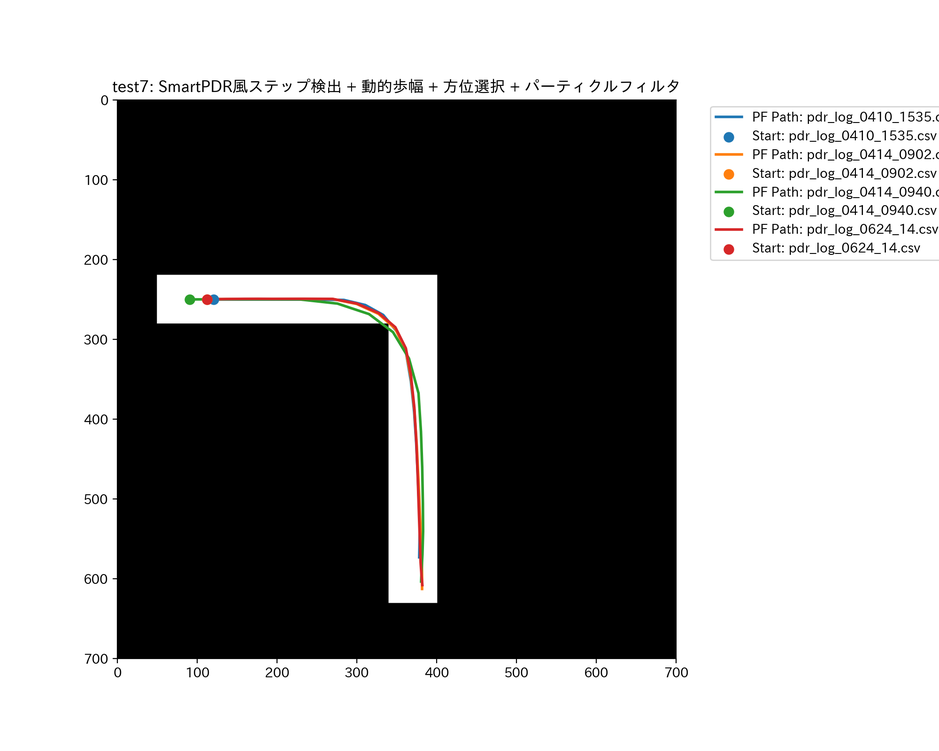
#> input picture L.png, 939 x 751 px, shrunk from 2000 x 1600 before the run; its folder holds only this picture in this run
$ python -i map_processing.py   (imports and definitions only)
#> lines starting #> are read from the running program, lines starting #| are printed output that depends on the picture; after the words box and inside, x2 and y2 are one past the last pixel; in counts of white or black regions, pixels touching at a corner belong together
"""地図画像の前処理・2値化に関する共通処理。

出力規則:
    255 (白) = 通路
      0 (黒) = 壁・部屋・地図外などの通行不可領域
"""
from __future__ import annotations

from dataclasses import dataclass
from pathlib import Path
from typing import Optional, Sequence, Tuple

import numpy as np
from PIL import Image
from scipy import ndimage

try:
    import cv2
except ImportError:  # pragma: no cover
    cv2 = None


@dataclass
class BinarizeResult:
    gray: np.ndarray
    ink_mask: np.ndarray
    wall_mask: np.ndarray
    passage_mask: np.ndarray
    binary: np.ndarray
    crop: Tuple[int, int, int, int]
    start_local: Tuple[int, int]


# [26 lines left out: functions parse_xy, parse_crop, not called in this run]


def load_gray(path: str | Path) -> np.ndarray:
    return np.asarray(Image.open(path).convert('L'))


def remove_small_components(mask: np.ndarray, min_area: int) -> np.ndarray:
    if min_area <= 1:
        return mask.astype(bool)
    labels, number = ndimage.label(mask)
    if number == 0:
        return mask.astype(bool)
    sizes = np.asarray(ndimage.sum(mask, labels, np.arange(1, number + 1)))
    valid = np.flatnonzero(sizes >= min_area) + 1
    return np.isin(labels, valid)


# [78 lines left out: functions select_indoor_free_space, keep_component_at, not called in this run]


def _line_kernel(length: int, horizontal: bool) -> np.ndarray:
    length = max(3, int(length))
    return np.ones((1, length) if horizontal else (length, 1), np.uint8)


def extract_floorplan_walls(
    gray: np.ndarray,
    threshold: int = 190,
    line_length: int = 12,
    min_wall_area: int = 35,
    wall_radius: int = 1,
    gap_close: int = 5,
) -> tuple[np.ndarray, np.ndarray]:
    """文字や寸法数字を抑え、水平・垂直の構造線を壁候補として抽出する。"""
#> called with threshold = 190, line_length = 12, min_wall_area = 35, wall_radius = 1, gap_close = 5
    ink = gray <= int(threshold)
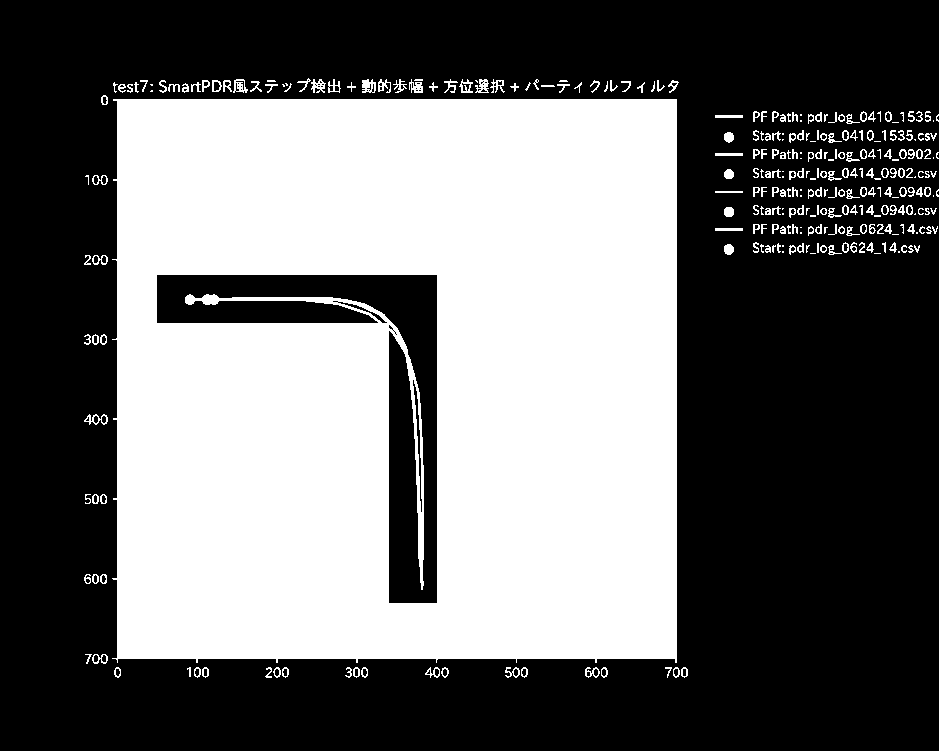
#> ink: shape (751, 939) bool; 42.5% white; 299 white regions (77 under 20 px), largest, box (x1, y1, x2, y2) and area: (112, 99, 677, 663) 289524, (362, 79, 376, 93) 140, (233, 79, 248, 93) 120

    if cv2 is not None:
        ink_u8 = (ink.astype(np.uint8) * 255)
        horizontal = cv2.morphologyEx(
            ink_u8, cv2.MORPH_OPEN, _line_kernel(line_length, True)
        ) > 0
#> horizontal: shape (751, 939) bool; 40.9% white; 22 white regions (10 under 20 px), largest, box (x1, y1, x2, y2) and area: (113, 99, 678, 659) 286795, (186, 295, 372, 307) 850, (716, 115, 744, 118) 84
        vertical = cv2.morphologyEx(
            ink_u8, cv2.MORPH_OPEN, _line_kernel(line_length, False)
        ) > 0
#> vertical: shape (751, 939) bool; 40.9% white; 18 white regions (11 under 20 px), largest, box (x1, y1, x2, y2) and area: (117, 100, 677, 664) 286791, (397, 329, 424, 591) 1407, (313, 80, 315, 94) 28
        walls = horizontal | vertical
#> walls: shape (751, 939) bool; 41.4% white; 28 white regions (9 under 20 px), largest, box (x1, y1, x2, y2) and area: (113, 99, 678, 664) 288572, (397, 329, 424, 591) 1407, (186, 295, 372, 307) 850
    else:
        horizontal = ndimage.binary_opening(ink, np.ones((1, line_length), bool))
        vertical = ndimage.binary_opening(ink, np.ones((line_length, 1), bool))
        walls = horizontal | vertical

    # 抽出線に接している元のインクだけ少し戻し、細い構造線を復元する。
    support = ndimage.binary_dilation(walls, np.ones((3, 3), bool), iterations=1)
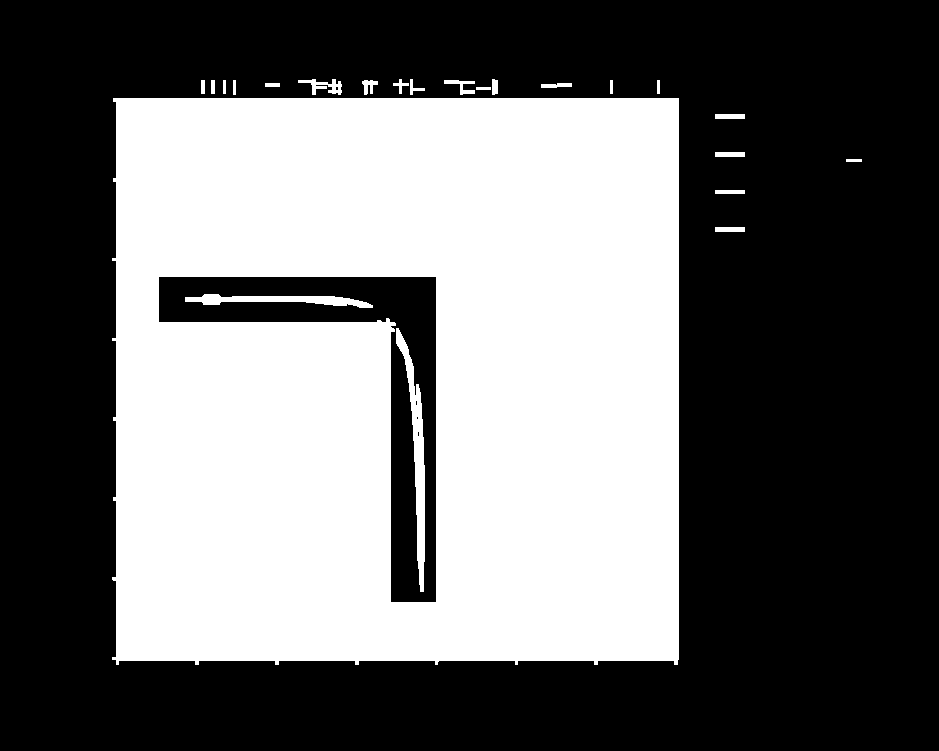
#> support: shape (751, 939) bool; 42.2% white; 23 white regions, largest, box (x1, y1, x2, y2) and area: (112, 98, 679, 665) 292178, (396, 328, 425, 592) 2213, (185, 294, 373, 308) 1276
    walls |= ink & support
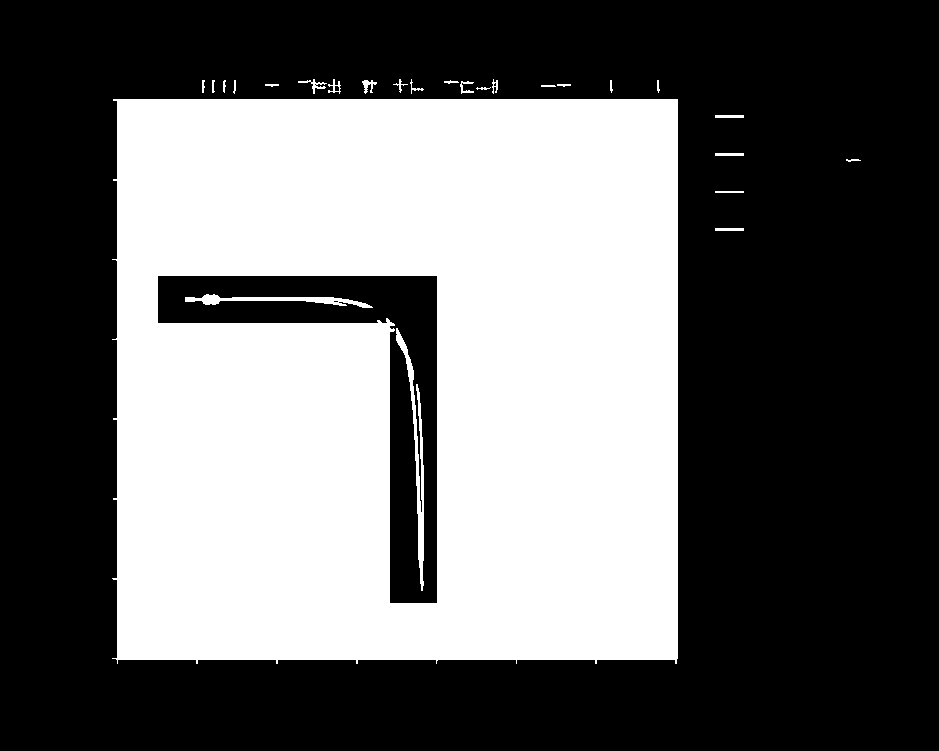
#> walls: shape (751, 939) bool; 41.4% white; 26 white regions, largest, box (x1, y1, x2, y2) and area: (112, 99, 678, 664) 288618, (396, 328, 424, 591) 1473, (185, 294, 373, 308) 923
    walls = remove_small_components(walls, min_wall_area)
#> in remove_small_components, `labels, number = ndimage.label(mask)`:
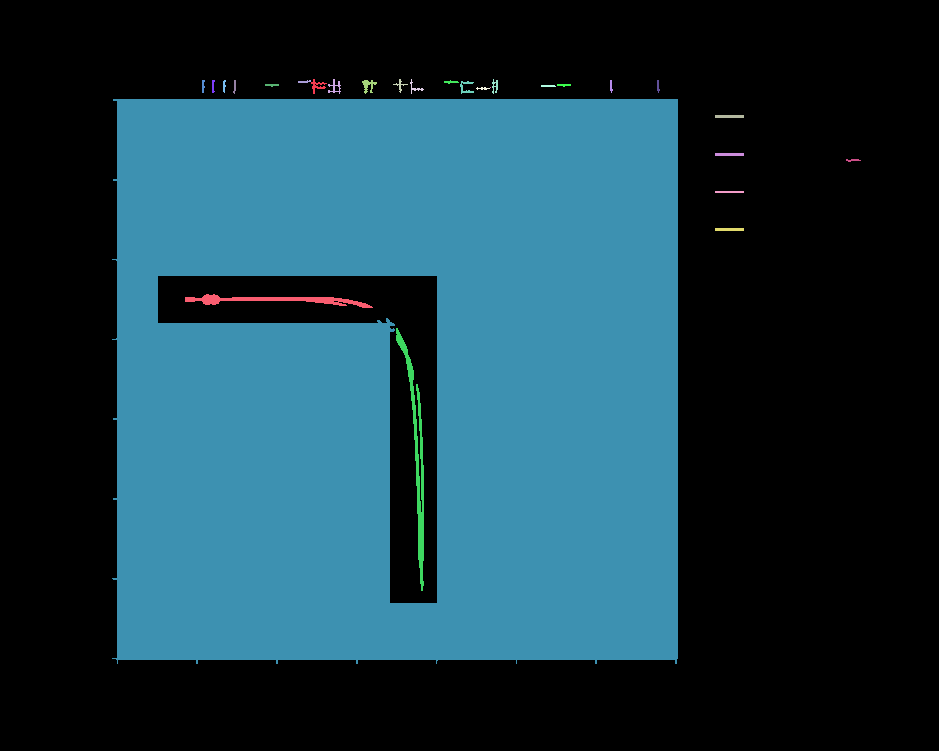
#> labels: shape (751, 939) int32; 29 distinct labels, from 0 to 28; one colour per label, 0 black
#> in remove_small_components, `labels, number = ndimage.label(mask)`: number = 28
#> in remove_small_components, `sizes = np.asarray(ndimage.sum(mask, labels, np.arange(1, number + 1)))`: sizes = 28 values, max 288618 at index 20, min 1 at index 19, mean 10434.7
#> in remove_small_components, `valid = np.flatnonzero(sizes >= min_area) + 1`: valid = [1, 2, 3, 4, 5, 11, 15, 21, 22, 23, 25, 26, 27, 28]

    # 壁の小さな欠けを閉じる。長すぎるclosingは廊下自体を塞ぐため控えめにする。
    if gap_close > 0:
        g = int(gap_close)
        walls |= ndimage.binary_closing(walls, np.ones((1, g), bool))
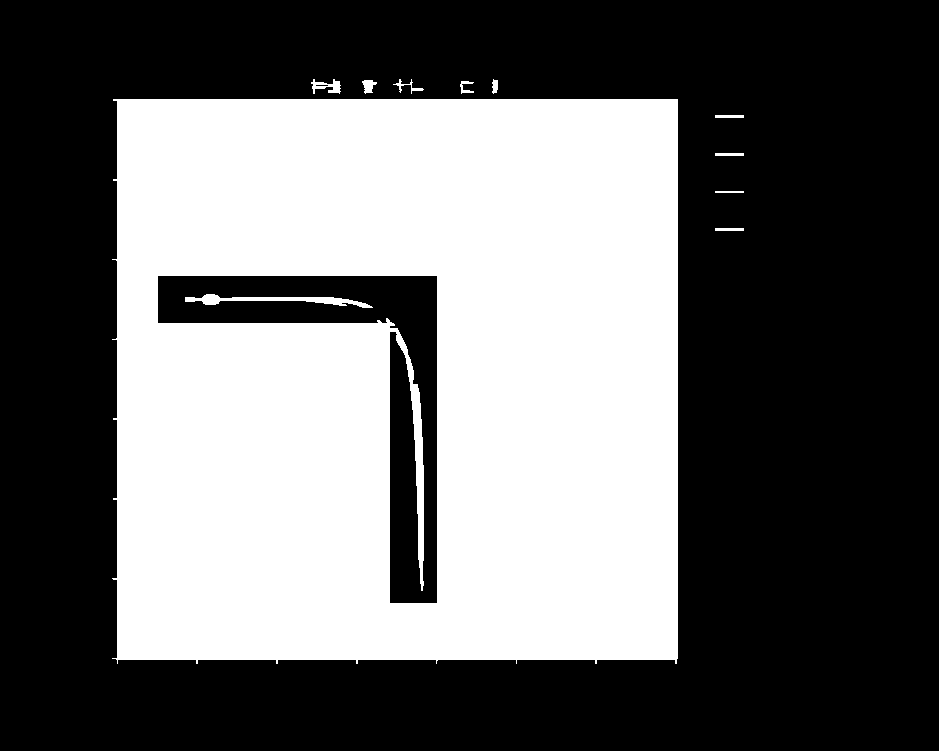
#> walls: shape (751, 939) bool; 41.4% white; 11 white regions, largest, box (x1, y1, x2, y2) and area: (112, 99, 678, 664) 290334, (185, 294, 373, 308) 937, (311, 79, 341, 94) 228
        walls |= ndimage.binary_closing(walls, np.ones((g, 1), bool))
#> walls: shape (751, 939) bool; 41.4% white; 11 white regions, largest, box (x1, y1, x2, y2) and area: (112, 99, 678, 664) 290351, (185, 294, 373, 308) 943, (311, 79, 341, 94) 261

    if wall_radius > 0:
        radius = int(wall_radius)
        yy, xx = np.ogrid[-radius:radius + 1, -radius:radius + 1]
        disk = xx * xx + yy * yy <= radius * radius
        walls = ndimage.binary_dilation(walls, disk)
#> walls: shape (751, 939) bool; 42.2% white; 11 white regions, largest, box (x1, y1, x2, y2) and area: (111, 98, 679, 665) 294443, (184, 293, 374, 309) 1329, (310, 78, 342, 95) 360

    # 切り抜き領域の外へ通路が漏れないよう外周を壁にする。
    walls[[0, -1], :] = True
    walls[:, [0, -1]] = True
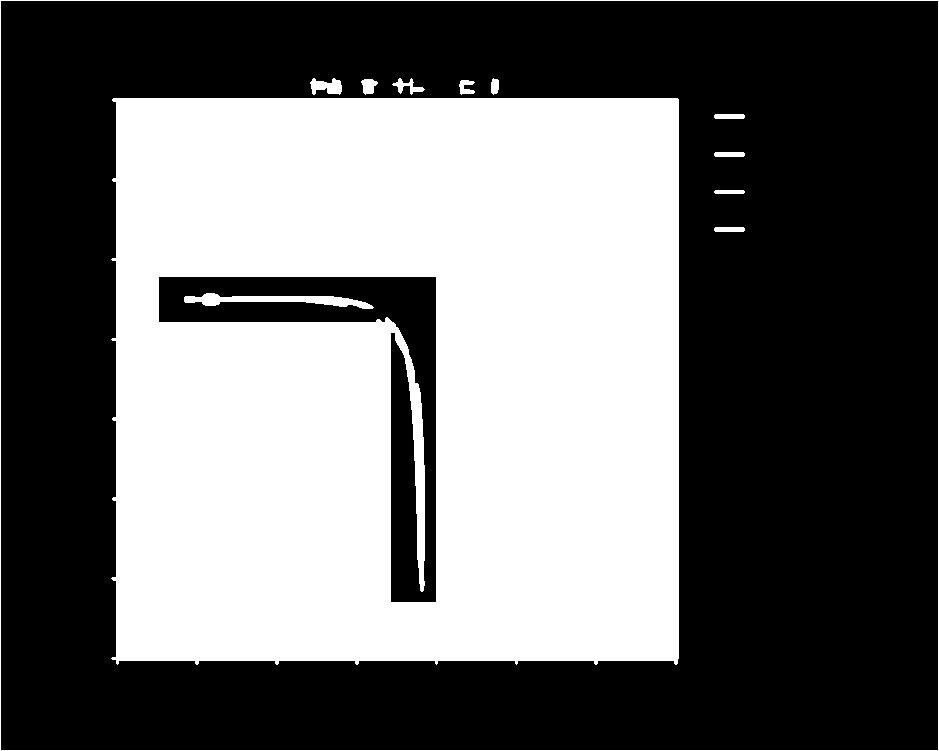
#> walls: shape (751, 939) bool; 42.6% white; 12 white regions, largest, box (x1, y1, x2, y2) and area: (111, 98, 679, 665) 294443, (0, 0, 939, 751) 3376, (184, 293, 374, 309) 1329
    return ink, walls


# [101 lines left out: functions binarize_floorplan, apply_block_rectangles, not called in this run]


def load_preprocessed_binary(path: str | Path, threshold: int = 128) -> np.ndarray:
    gray = load_gray(path)
    return np.where(gray >= threshold, 255, 0).astype(np.uint8)


# [15 lines left out: function create_pf_maps, not called in this run]

>>> import cv2
>>> picture = cv2.imread('../L.png', cv2.IMREAD_GRAYSCALE)
>>> result = extract_floorplan_walls(picture)

$ run again, on Real.png
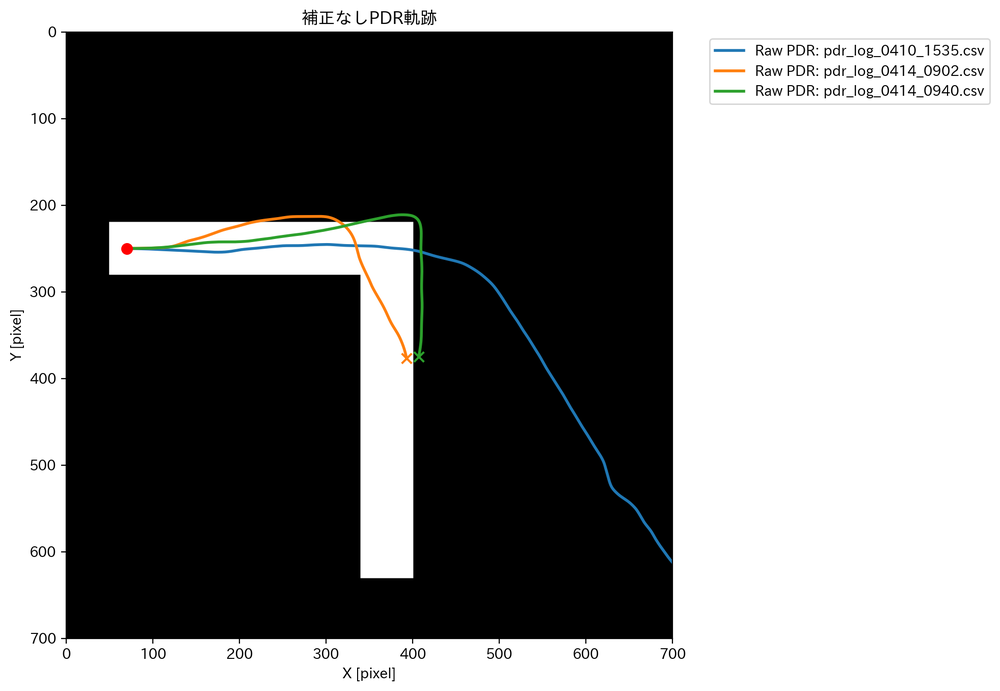
#> input picture Real.png, 1000 x 691 px, shrunk from 1963 x 1356 before the run
#> ink: shape (691, 1000) bool; 50.1% white; 106 black regions (58 under 20 px), largest, box (x1, y1, x2, y2) and area: (0, 0, 1000, 691) 313364, (109, 222, 413, 578) 25225, (188, 222, 341, 243) 1452
#> horizontal: shape (691, 1000) bool; 49.2% white; 11 white regions (4 under 20 px), largest, box (x1, y1, x2, y2) and area: (62, 31, 674, 639) 339641, (715, 49, 746, 52) 93, (715, 90, 746, 93) 93
#> vertical: shape (691, 1000) bool; 49% white; 16 white regions (6 under 20 px), largest, box (x1, y1, x2, y2) and area: (65, 32, 673, 645) 338177, (125, 244, 129, 256) 48, (407, 11, 409, 26) 30
#> support: shape (691, 1000) bool; 50.4% white; 3 black regions, box (x1, y1, x2, y2) and area: (0, 0, 1000, 691) 316011, (111, 224, 412, 577) 24809, (188, 224, 412, 250) 2137
#> in remove_small_components, `labels, number = ndimage.label(mask)`:
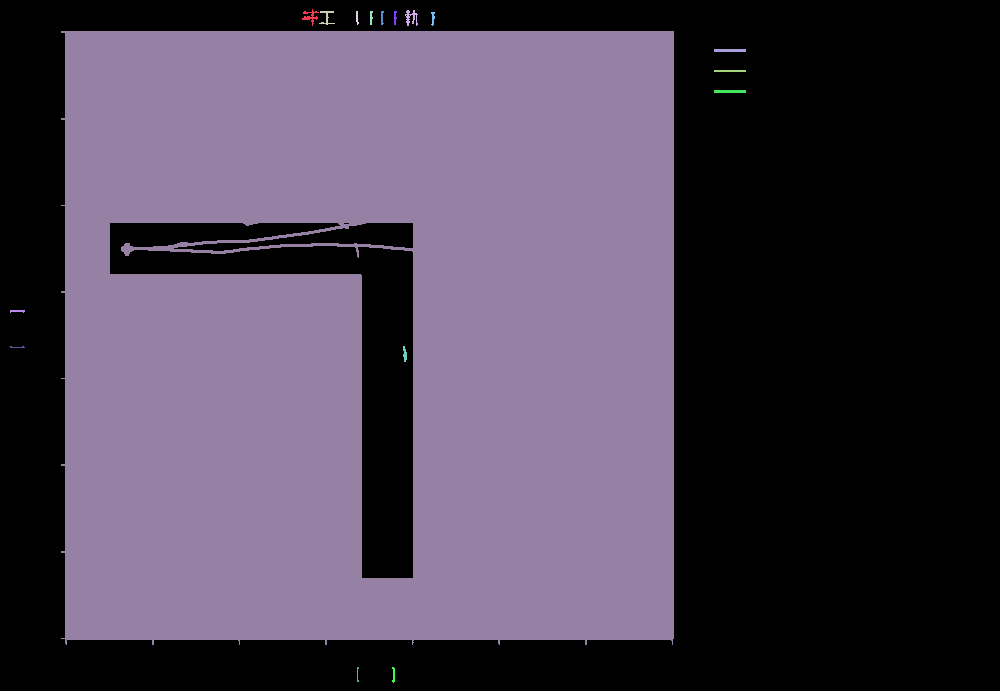
#> labels: shape (691, 1000) int32; 18 distinct labels, from 0 to 17; one colour per label, 0 black
#> number = 17
#> sizes = 17 values, max 341745 at index 8, min 19 at index 13, mean 20151.3
#> valid = [1, 2, 3, 8, 9, 10, 11, 12, 15]
#> in extract_floorplan_walls, `walls[:, [0, -1]] = True`:
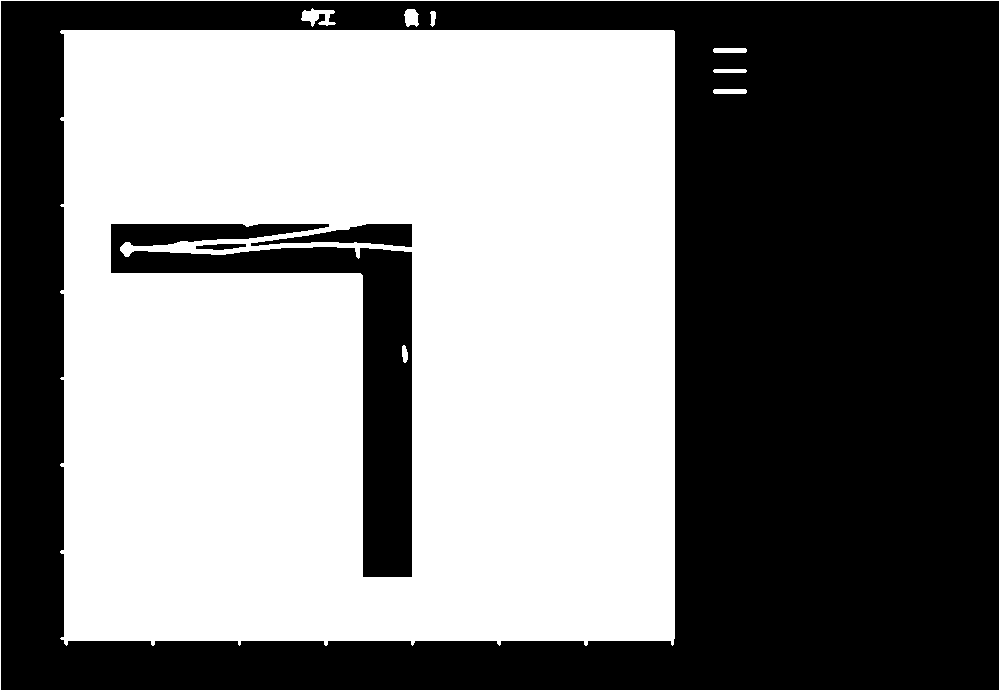
#> walls: shape (691, 1000) bool; 50.8% white; 4 black regions, box (x1, y1, x2, y2) and area: (1, 1, 999, 690) 312977, (111, 224, 412, 577) 24742, (251, 224, 412, 247) 1919, (196, 244, 246, 250) 213
